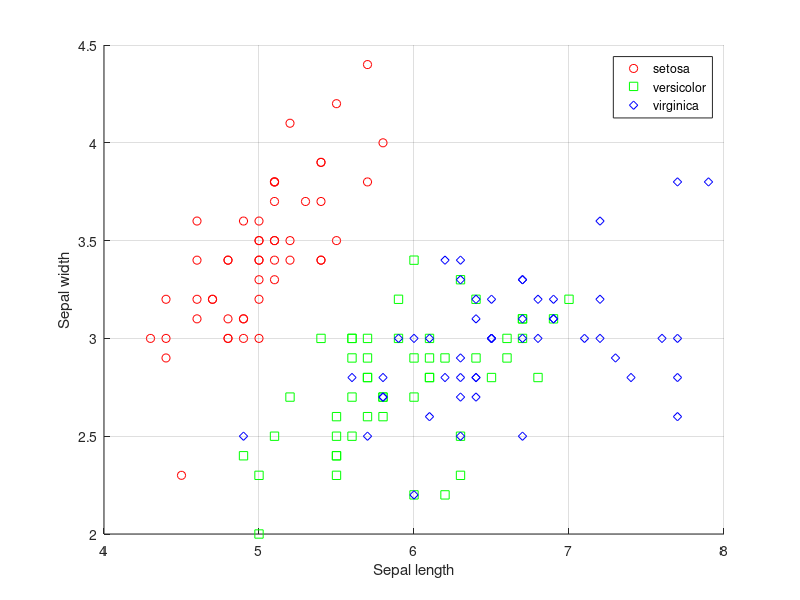
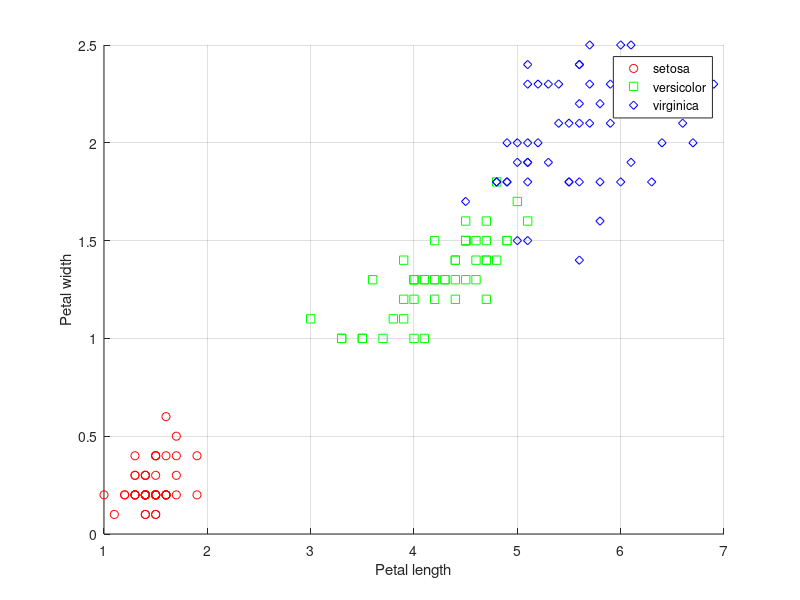

Write the MATLAB code that produced these figures, in order. (Note: this script raises an error after producing the figures.)
%% ECE 532: HW 4
% by Roumen Guha

close all
clear all

%% 1. Tikhonov regularization. 
% Sometimes we have competing objectives. For example, we want to find a w
% that minimizes ||y - Xw||_2 (least-squares), but we also want the weights
% w to be small. One way to achieve a compromise is to solve the following
% problem: 
%
%      minimize (||y - Xw||_2)^2 + lambda (||w||_2)^2         (1)
%
% where lambda > 0 is a paramater we choose that determines the relative
% weight we want to assign to each objective. This is called Tikhonov
% regularization (also known as L_2 regularization).

%% (a) Solve the optimization problem (1) by finding an expression for the minimizer wHat.
% HINT: one approach is to reformulate (1) as a modified least-squares
% problem with different "X" and "y" matrices. Another approach is to use
% the vector derivative method we saw in class. 

%% (b) Suppose that X is n x p, with n < p. 
% Is there a unique least-squares solution? Is there a unique solution to 
% (1)? Explain your answers.

%% 2. 
% In 1936 Ronald Fisher published a famous paper on classification titled
% "The use of multiple measurements in taxonomic problems." In the paper,
% Fisher studied the problem of classifying iris flowers based on
% measurements of the sepal and petal widths and lengths. 
%
% The dataset consists of 50 examples of three types of iris flowers. The
% sepal and petal measurements can be used to classify the examples into
% the three types of flowers. 
%
% https://www.mathworks.com/help/stats/examples/classification.html
clear all
close all

load fisheriris

figure
gscatter(meas(:,1), meas(:,2), species,'rgb','osd');
xlabel('Sepal length');
ylabel('Sepal width');
grid;

figure
gscatter(meas(:,3), meas(:,4), species,'rgb','osd');
xlabel('Petal length');
ylabel('Petal width');
grid;
%% (a) Formulate the classification task as a least-squares problem.
% Least-squares will produce real-valued predictions, not discrete labels
% or categories. What might you do to address this issue?

% The labels were generated by looking at 'meas' and noticing that
% flowers of identical type were grouped together. 

% Looking at the species list, for the labels, we'll use setosa = -1, 
% versicolor = 0, and virginica = 1.

y = [-1*ones(50,1); 
    zeros(50,1); 
    ones(50,1)];

% Solve the least-squares approximation of yHat.
yHat = meas*(meas\y);

% We can round the real-valued predictions to their nearest labels. 
% Classify the real-valued yHat into a labelled yHat.
for k = 1:length(yHat)
    if  abs(yHat(k)) < 0.5
            yHat(k) = 0;
    else
            yHat(k) = sign(yHat(k));
    end
end

%% (b) Write a program to "train" a classifier.
% Use LS based on 40 labelled examples of each of the three flower types,
% then test the performance of your classifier using the remaining 10 
% examples from each type. 
% Repeat this with many different randomly chosen subsets of training and 
% test. What is the average test error (number of mistakes divided by 30)?

numTrials = 1000;
errors = zeros(numTrials, 1);
trainingSetSize = 40;
totalDataSetSize = 50;

for k = 1:numTrials
    
    % For each flower type
    randomIndices = randperm(totalDataSetSize);
    trainingIndices = randomIndices(1:trainingSetSize);
    holdoutIndices = setdiff(randomIndices, trainingIndices);
    
    % Corresponding indices for all flower types
    trainingData = [trainingIndices, trainingIndices + totalDataSetSize, trainingIndices + 2*totalDataSetSize];
    holdoutData = [holdoutIndices, holdoutIndices + totalDataSetSize, holdoutIndices + 2*totalDataSetSize];
    
    % Grab data for training the classifier
    X_classifier = meas(trainingData, :);
    y_classifier = y(trainingData);
    
    % Grab holdout data for testing
    X_test = meas(holdoutData, :);
    y_test = y(holdoutData);
    
    % Use least-squares to find optimal weights
    wHat = X_classifier\y_classifier;
    
    % Use optimal weights to label holdout data
    yHat = X_test*wHat;
    
    % Classify the output
    for l = 1:length(yHat)
        if  abs(yHat(l)) < 0.5
            yHat(l) = 0;
        else
            yHat(l) = sign(yHat(l));
        end
    end
    
    % Compute error
    errors(k) = mean(y_test ~= yHat);
end

% Compute average error
averageTestError = mean(errors);

% Plot frequency of error rates
figure
histogram(errors, 5)
xlabel('Error rate')
ylabel('Frequency')
title(['Error rate over ', num2str(numTrials),' iterations; mean = ', num2str(averageTestError)])
grid;

%% (c) Experiment with even smaller sized training sets. 
% Clearly we need at least one training example from each type of flower.
% Make a plot of average test error as a function of training set size.

averageTestErrors = zeros(totalDataSetSize, 1);

for trainingSetSize = 1:totalDataSetSize
    
    for k = 1:numTrials
        
        % For each flower type
        randomIndices = randperm(totalDataSetSize);
        trainingIndices = randomIndices(1:trainingSetSize);
        holdoutIndices = setdiff(randomIndices, trainingIndices);
        
        % Corresponding indices for all flower types
        trainingData = [trainingIndices, trainingIndices + totalDataSetSize, trainingIndices + 2*totalDataSetSize];
        holdoutData = [holdoutIndices, holdoutIndices + totalDataSetSize, holdoutIndices + 2*totalDataSetSize];
        
        % Grab data for training the classifier
        X_classifier = meas(trainingData, :);
        y_classifier = y(trainingData);
        
        % Grab holdout data for testing
        X_test = meas(holdoutData, :);
        y_test = y(holdoutData);
        
        % Use least-squares to find optimal weights
        wHat = X_classifier\y_classifier;
        
        % Use optimal weights to label holdout data
        yHat = X_test*wHat;
        
        % Classify the output
        for l = 1:length(yHat)
            if  abs(yHat(l)) < 0.5
                yHat(l) = 0;
            else
                yHat(l) = sign(yHat(l));
            end
        end
        
        % Compute error
        errors(k) = mean(y_test ~= yHat);
    end
    
    % Compute average error
    averageTestErrors(trainingSetSize) = mean(errors);
end

% Plot average errors
figure
plot(averageTestErrors, '.-')
xlabel('Training set size')
ylabel('Average test error')
title('Average test error vs training set size')
grid;

%% (d) Now design a classifier using only the first three measurements 
% (sepal length, sepal width, and petal length). What is the average test
% error in this case?

trainingSetSize = 40;

for k = 1:numTrials
    
    % For each flower type
    randomIndices = randperm(totalDataSetSize);
    trainingIndices = randomIndices(1:trainingSetSize);
    holdoutIndices = setdiff(randomIndices, trainingIndices);
    
    % Corresponding indices for all flower types
    trainingData = [trainingIndices, trainingIndices + totalDataSetSize, trainingIndices + 2*totalDataSetSize];
    holdoutData = [holdoutIndices, holdoutIndices + totalDataSetSize, holdoutIndices + 2*totalDataSetSize];
    
    % Grab data for training the classifier
    X_classifier = meas(trainingData, 1:3);
    y_classifier = y(trainingData);
    
    % Grab holdout data for testing
    X_test = meas(holdoutData, 1:3);
    y_test = y(holdoutData);
    
    % Use least-squares to find optimal weights
    wHat = X_classifier\y_classifier;
    
    % Use optimal weights to label holdout data
    yHat = X_test*wHat;
    
    % Classify the output
    for l = 1:length(yHat)
        if  abs(yHat(l)) < 0.5
            yHat(l) = 0;
        else
            yHat(l) = sign(yHat(l));
        end
    end
    
    % Compute error
    errors(k) = mean(y_test ~= yHat);
end

% Compute average error
averageTestError = mean(errors);

% Plot frequency of error rates
figure
histogram(errors, 5)
xlabel('Error rate')
ylabel('Frequency')
title(['Error rate over ', num2str(numTrials),' iterations; mean = ', num2str(averageTestError)])
grid;

%% (e) Use a 3D scatter plot to visualize the measurements in (d). 
% Can you find a 2D subspace that the data approximately lie in? You can do
% this by rotating the plot and looking for a plane that approximately
% contains the data points. 
[xx,yy] = meshgrid(4:.25:8, 2:.25:5);

C = x2fx(meas(:,1:2), 'linear') \ meas(:,3);
zz = x2fx([xx(:) yy(:)], 'linear') * C;
zz = reshape(zz, size(xx));

figure
scatter3(meas(:,1), meas(:,2), meas(:,3), 'red', 'filled')
surface(xx,yy,zz)
xlabel('Sepal length')
ylabel('Sepal width')
zlabel('Petal length')
title('3 feature space')

%% (f) Use this subspace to find a 2D classification rule. 
% What is the average test error in this case?

[coeff,score,roots] = pca(meas(:, 1:3));
basis = coeff(:,1:2);
normal = coeff(:,3);

trainingSetSize = 40;

for k = 1:numTrials
    
    % For each flower type
    randomIndices = randperm(totalDataSetSize);
    trainingIndices = randomIndices(1:trainingSetSize);
    holdoutIndices = setdiff(randomIndices, trainingIndices);
    
    % Corresponding indices for all flower types
    trainingData = [trainingIndices, trainingIndices + totalDataSetSize, trainingIndices + 2*totalDataSetSize];
    holdoutData = [holdoutIndices, holdoutIndices + totalDataSetSize, holdoutIndices + 2*totalDataSetSize];
    
    % Grab data for training the classifier
    X_classifier = meas(trainingData, 1:2);
    y_classifier = y(trainingData);
    
    % Grab holdout data for testing
    X_test = meas(holdoutData, 1:2);
    y_test = y(holdoutData);
    
    % Use least-squares to find optimal weights
    wHat = X_classifier\y_classifier;
    
    % Use optimal weights to label holdout data
    yHat = X_test*wHat;                                                                                                                                                                         
    
    % Classify the output
    for l = 1:length(yHat)
        if  abs(yHat(l)) < 0.5
            yHat(l) = 0;
        else
            yHat(l) = sign(yHat(l));
        end
    end
    
    % Compute error
    errors(k) = mean(y_test ~= yHat);
end

% Compute average error
averageTestError = mean(errors);

% Plot frequency of error rates
figure
histogram(errors, 5)
xlabel('Error rate')
ylabel('Frequency')
title(['Error rate over ', num2str(numTrials),' iterations; mean = ', num2str(averageTestError)])
grid;

%% 3. 
% In this problem you will work to analyze the dataset
% hw4_532_jesterdata.mat. The dataset contains an m = 100 by n = 7200
% dimensional matrix X. Each row of X corresponds to a joke, and each
% column corresponds to a user. Each of the users rated the quality of each
% joke on a scale of [-10,10].
clear all
close all

load('hw4_532_jesterdata.mat')

%% (a) Suppose that you work for a company that makes joke recommendations to customers.
% You are given a large dataset X of jokes and ratings. It contains n
% reviews for each of m jokes. The reviews were generated by n users who
% represent a diverse set of tastes. Each reviewer rated every movie on a
% scale of [-10,10]. A new customer has rated k = 25 of the jokes, and the
% goal is to predict another joke that the customer will like based on her
% k ratings. Use the first n = 20 columns of X for this prediction problem
% (so that the problem is overdetermined). Her ratings are contained in the
% file 'hw4_532_newuser.mat', in a vector b. The jokes she didn't rate are
% indicated by a (false) score of -99. Compare your predictions to her
% complete set of ratings, contained in the vector trueb. Her actual
% favorite joke was number 29. Does it seem like your predictor is working
% well? 
load('hw4_532_newuser.mat')

X_first20 = X(:, 1:20);

X_cleaned20 = X_first20(b ~= -99, :);

bHat = X_first20 * inv(X_cleaned20' * X_cleaned20) * X_cleaned20' * b(b ~= -99);

b(29)
trueb(29)
bHat(29)

errorRate = sum((bHat - trueb).^2)

%% (b) Repeat the prediction problem above, but this time use the entire X matrix. 
% Note that now the problem is underdetermined. Explain how you will solve
% this prediction problem and apply it to the data. Does it seem like your
% predictor is working? How does it compare to the first method based on
% only 20 users?

% It seems like this is an ideal use case for the Tikhonov regularization.
% We will use it in an attempt to minimize (||w||_2)^2 while also trying to
% minimize (||y - Xw||_2)^2. 
%
%      wHat = argmin(w)     (||y - Xw||_2)^2 + lambda*(||w||_2)^2

X_cleaned = X(b ~= -99, :);
b_cleaned = b(b ~= -99);

lambda = 50;

bTilde = [b_cleaned; 
         zeros(7200,1)];
XTilde = [X_cleaned; 
          lambda*eye(7200)];

wHat = inv(X_cleaned' * X_cleaned + lambda * eye(size(X_cleaned, 2))) * X_cleaned' * b_cleaned;

bHat = X * wHat;

errorRate = sum((bHat - trueb).^2)

%% (c) Propose a method for finding one other user that seems to give the best predictions for the new user.
% How well does this approach perform? Now try to find the best two users
% to predict the new user. 

% It would be reasonable to think that we can use a user who's given
% similar ratings to predict ratings for our new user. 

totalSum = sum((X_cleaned - b_cleaned * ones(1, size(X_cleaned, 2))).^2);

[v1, in1] = min(totalSum);
[v2, in2] = min([totalSum(1:in1 - 1), totalSum(in1 + 1:end)]);

if in2 > in1
    in2 = in2 + 1;
end

closestUsers = [X(:, in1), X(:, in2)];
closestUsers_cleaned = closestUsers(b ~= -99, :);

bHat = closestUsers * inv(closestUsers_cleaned' * closestUsers_cleaned) * closestUsers_cleaned' * b_cleaned;

errorRate = sum((bHat - trueb).^2)

%% (d) Use the MATLAB function svd with the 'economy size' option to compute the SVD of X = UEV'. 
% Plot the spectrum of X. What is the rank of X? How many dimensions seem
% important? What does this tell us about the jokes and the users?

[U, S, V] = svd(X, 0);




%% (e) Visualize the dataset by projecting the columns and rows on to the first three principle component directions. 
% Use the rotate tool in the MATLAB plot to get different views of the 3D
% projections. Discuss the structure of the projections and what it might
% tell us about the jokes and the users. 

[xx,yy] = meshgrid(-0.25:.025:0.25, -0.25:.025:0.25);

C = x2fx(U(:,1:2), 'linear') \ U(:,3);
zz = x2fx([xx(:) yy(:)], 'linear') * C;
zz = reshape(zz, size(xx));

figure
scatter3(U(:,1), U(:,2), U(:,3), 'red', 'filled')
surface(xx,yy,zz)
xlabel('x')
ylabel('y')
zlabel('z')
title('3 feature space')

S(1:3, 1:3)

projectedX = U(:, 1:3)' * X;
[xx,yy] = meshgrid(-100:10:100, -100:10:100);

C = x2fx(projectedX(:,1:2), 'linear') \ projectedX(:,3);
zz = x2fx([xx(:) yy(:)], 'linear') * C;
zz = reshape(zz, size(xx));

figure
scatter3(projectedX(1,:), projectedX(2,:), projectedX(3,:), 'filled')
surface(xx,yy,zz)
xlabel('x')
ylabel('y')
zlabel('z')
title('3 feature space')

%% (f) One easy way to compute the first principle component for large datasets like this is the so-called power method. 
% Explain the power method and why it works. Write your own code to
% implement the power method in MATLAB and use it to compute the first
% column of U and V in the SVD of X. Does it produce the same result as
% MATLAB's built-in svd function?

% The power method is based on the idea that any random vector is going to
% have some component of it that can be projected upon some other given basis.
% So, by computing the projection of the vector onto the vector we'd like,
% and normalizing it, and then repeating this process over and over, that
% we will eventually converge upon the goal vector. 

% For the first right singular vector
A = X' * X;
firstRightSingularVector = power_iteration(A, 20);

% Note that it seems that firstRightSingularVector and V(:,1) point in opposite
% directions; one is equal to the other scaled by -1.
% It's very impressive that it converges so quickly.

errorRate = sum(V(:,1) + firstRightSingularVector)

%% (g) The power method is based on an initial starting vector. 
% Give one example of a starting vector for which the power method will
% fail to find the first left and right singular vectors in this problem.

% If the given starting vector was completely orthogonal to the basis we
% are trying to project it onto, this will fail because there is no
% component of that vector that would lie within our basis. 

% (Also, in the trivial case that our starting vector was the zero vector, this
% method would obviously fail)